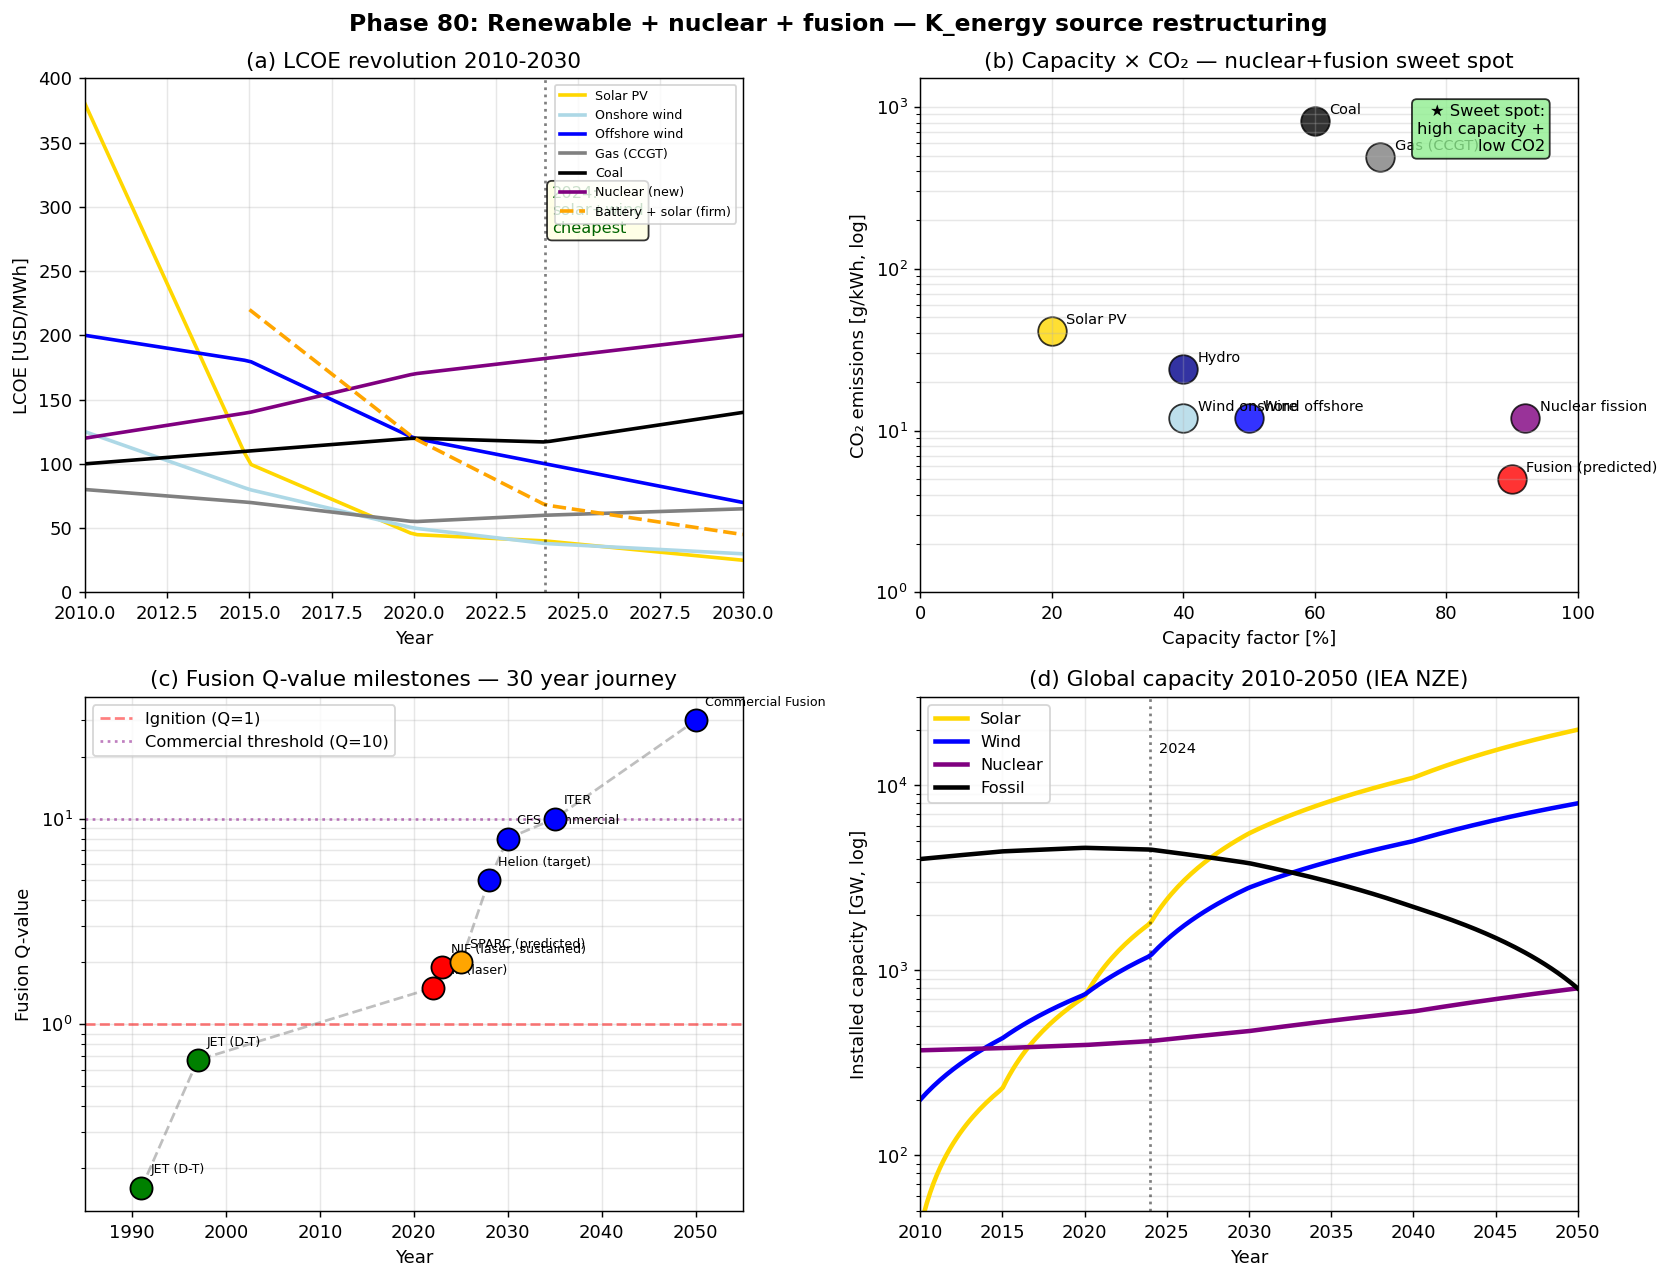

Write Python code to recreate this figure.
#!/usr/bin/env python3
# -*- coding: utf-8 -*-
"""
Phase 80: Renewable energy + nuclear fusion under ITU

LCOE revolution (solar/wind cheapest), NIF Q=1.5 (2022), ITER Q=10 (2035).
21st century energy transition reframed as K_energy source restructuring.

Tests:
  1. LCOE timeline 2010-2030 by technology
  2. Capacity factor vs CO2 emissions
  3. Fusion Q-value history (JET, NIF, SPARC, ITER)
  4. Global generation capacity 2010-2050 (IEA NZE)

Author: Munehiro Terada (Roboken), 2026.
Tier 1 #10 paper (in preparation).
"""

import json
import os

import matplotlib.pyplot as plt
import numpy as np


# =============================================================================
# Test 1: LCOE timeline
# =============================================================================
def lcoe_history(year, tech="solar"):
    """LCOE in USD/MWh by year for various technologies."""
    year = np.asarray(year, dtype=float)
    if tech == "solar":
        pts_y = [2010, 2015, 2020, 2024, 2030]
        pts_v = [380,   100,   45,   40,   25]
    elif tech == "wind_onshore":
        pts_y = [2010, 2015, 2020, 2024, 2030]
        pts_v = [125,   80,    50,   38,   30]
    elif tech == "wind_offshore":
        pts_y = [2010, 2015, 2020, 2024, 2030]
        pts_v = [200,   180,   120,  100,  70]
    elif tech == "gas_ccgt":
        pts_y = [2010, 2015, 2020, 2024, 2030]
        pts_v = [80,    70,    55,   60,   65]  # rises with carbon pricing
    elif tech == "coal":
        pts_y = [2010, 2015, 2020, 2024, 2030]
        pts_v = [100,   110,   120,  117,  140]  # rises
    elif tech == "nuclear_new":
        pts_y = [2010, 2015, 2020, 2024, 2030]
        pts_v = [120,   140,   170,  182,  200]  # rising costs
    elif tech == "battery_solar":
        pts_y = [2015, 2020, 2024, 2030]
        pts_v = [220,   120,   68,   45]
    return np.interp(year, pts_y, pts_v)


# =============================================================================
# Test 2: Capacity factor x CO2
# =============================================================================
ENERGY_SOURCES = {
    "Coal":              {"capacity_factor": 60, "co2_gCO2_kWh": 820, "color": "black"},
    "Gas (CCGT)":        {"capacity_factor": 70, "co2_gCO2_kWh": 490, "color": "gray"},
    "Solar PV":          {"capacity_factor": 20, "co2_gCO2_kWh": 41,  "color": "gold"},
    "Wind onshore":      {"capacity_factor": 40, "co2_gCO2_kWh": 12,  "color": "lightblue"},
    "Wind offshore":     {"capacity_factor": 50, "co2_gCO2_kWh": 12,  "color": "blue"},
    "Hydro":             {"capacity_factor": 40, "co2_gCO2_kWh": 24,  "color": "darkblue"},
    "Nuclear fission":   {"capacity_factor": 92, "co2_gCO2_kWh": 12,  "color": "purple"},
    "Fusion (predicted)": {"capacity_factor": 90, "co2_gCO2_kWh": 5,   "color": "red"},
}


# =============================================================================
# Test 3: Fusion Q history
# =============================================================================
FUSION_MILESTONES = [
    {"year": 1991, "device": "JET (D-T)",        "Q": 0.16, "tier": "achieved"},
    {"year": 1997, "device": "JET (D-T)",        "Q": 0.67, "tier": "achieved"},
    {"year": 2022, "device": "NIF (laser)",       "Q": 1.5,  "tier": "ignition"},
    {"year": 2023, "device": "NIF (laser, sustained)", "Q": 1.9, "tier": "ignition"},
    {"year": 2025, "device": "SPARC (predicted)", "Q": 2.0,  "tier": "expected"},
    {"year": 2028, "device": "Helion (target)",   "Q": 5.0,  "tier": "predicted"},
    {"year": 2030, "device": "CFS commercial",   "Q": 8.0,  "tier": "predicted"},
    {"year": 2035, "device": "ITER",              "Q": 10.0, "tier": "predicted"},
    {"year": 2050, "device": "Commercial Fusion", "Q": 30.0, "tier": "predicted"},
]


# =============================================================================
# Test 4: Global capacity 2010-2050
# =============================================================================
def global_capacity_GW(year, tech="solar"):
    """World installed capacity GW."""
    year = np.asarray(year, dtype=float)
    if tech == "solar":
        pts_y = [2010, 2015, 2020, 2024, 2030, 2040, 2050]
        pts_v = [40,    230,   720,  1800, 5500, 11000, 20000]
    elif tech == "wind":
        pts_y = [2010, 2015, 2020, 2024, 2030, 2040, 2050]
        pts_v = [200,   430,   740,  1200, 2800, 5000, 8000]
    elif tech == "nuclear":
        pts_y = [2010, 2015, 2020, 2024, 2030, 2040, 2050]
        pts_v = [370,   380,   395,  415,  470,  600,  800]
    elif tech == "fossil":
        pts_y = [2010, 2015, 2020, 2024, 2030, 2040, 2050]
        pts_v = [4000,  4400, 4600, 4500, 3800, 2200, 800]
    return np.interp(year, pts_y, pts_v)


# =============================================================================
# Plotting
# =============================================================================
def make_plot():
    fig, axes = plt.subplots(2, 2, figsize=(13, 10))

    # --- (a) LCOE timeline ---
    ax = axes[0, 0]
    years = np.linspace(2010, 2030, 100)
    techs = [
        ("solar", "gold", "Solar PV"),
        ("wind_onshore", "lightblue", "Onshore wind"),
        ("wind_offshore", "blue", "Offshore wind"),
        ("gas_ccgt", "gray", "Gas (CCGT)"),
        ("coal", "black", "Coal"),
        ("nuclear_new", "purple", "Nuclear (new)"),
    ]
    for tech, color, label in techs:
        lcoe = lcoe_history(years, tech)
        ax.plot(years, lcoe, lw=2, color=color, label=label)
    # Battery + solar
    yrs_bs = np.linspace(2015, 2030, 100)
    bs = lcoe_history(yrs_bs, "battery_solar")
    ax.plot(yrs_bs, bs, lw=2, color="orange", ls="--",
            label="Battery + solar (firm)")
    # 2024 reference
    ax.axvline(2024, ls=":", color="black", alpha=0.5)
    ax.text(2024.2, 280, "2024:\nsolar+wind\ncheapest",
            fontsize=9, color="darkgreen",
            bbox=dict(boxstyle="round", facecolor="lightyellow", alpha=0.8))
    ax.set_xlabel("Year")
    ax.set_ylabel("LCOE [USD/MWh]")
    ax.set_title("(a) LCOE revolution 2010-2030")
    ax.grid(True, alpha=0.3)
    ax.legend(loc="upper right", fontsize=7)
    ax.set_xlim(2010, 2030)
    ax.set_ylim(0, 400)

    # --- (b) Capacity x CO2 ---
    ax = axes[0, 1]
    for name, d in ENERGY_SOURCES.items():
        ax.scatter(d["capacity_factor"], d["co2_gCO2_kWh"],
                    s=250, c=d["color"], edgecolor="black",
                    linewidths=1, alpha=0.8)
        ax.annotate(name, (d["capacity_factor"], d["co2_gCO2_kWh"]),
                     xytext=(8, 4), textcoords="offset points",
                     fontsize=8)
    # Sweet spot annotation
    ax.text(0.95, 0.95, "★ Sweet spot:\nhigh capacity +\nlow CO2",
            transform=ax.transAxes, fontsize=9, ha="right", va="top",
            bbox=dict(boxstyle="round", facecolor="lightgreen", alpha=0.8))
    ax.set_xlabel("Capacity factor [%]")
    ax.set_ylabel("CO₂ emissions [g/kWh, log]")
    ax.set_yscale("log")
    ax.set_title("(b) Capacity × CO₂ — nuclear+fusion sweet spot")
    ax.grid(True, alpha=0.3, which="both")
    ax.set_xlim(0, 100)
    ax.set_ylim(1, 1500)

    # --- (c) Fusion Q history ---
    ax = axes[1, 0]
    years = [m["year"] for m in FUSION_MILESTONES]
    Qs = [m["Q"] for m in FUSION_MILESTONES]
    tier_colors = {"achieved": "green", "ignition": "red",
                    "expected": "orange", "predicted": "blue"}
    for m in FUSION_MILESTONES:
        ax.scatter(m["year"], m["Q"], s=150,
                    c=tier_colors[m["tier"]], edgecolor="black",
                    zorder=5)
        ax.annotate(m["device"], (m["year"], m["Q"]),
                     xytext=(5, 8), textcoords="offset points",
                     fontsize=7)
    # Line connecting milestones
    ax.plot(years, Qs, lw=1.5, color="gray", ls="--", alpha=0.5)
    ax.axhline(1.0, ls="--", color="red", alpha=0.5, label="Ignition (Q=1)")
    ax.axhline(10.0, ls=":", color="purple", alpha=0.5,
               label="Commercial threshold (Q=10)")
    ax.set_xlabel("Year")
    ax.set_ylabel("Fusion Q-value")
    ax.set_yscale("log")
    ax.set_title("(c) Fusion Q-value milestones — 30 year journey")
    ax.grid(True, alpha=0.3, which="both")
    ax.legend(loc="upper left", fontsize=9)
    ax.set_xlim(1985, 2055)

    # --- (d) Global capacity ---
    ax = axes[1, 1]
    years = np.linspace(2010, 2050, 200)
    for tech, color, label in [("solar", "gold", "Solar"),
                                  ("wind", "blue", "Wind"),
                                  ("nuclear", "purple", "Nuclear"),
                                  ("fossil", "black", "Fossil")]:
        cap = global_capacity_GW(years, tech)
        ax.plot(years, cap, lw=2.5, color=color, label=label)
    ax.axvline(2024, ls=":", color="black", alpha=0.5)
    ax.text(2024.5, 15000, "2024", fontsize=8)
    ax.set_xlabel("Year")
    ax.set_ylabel("Installed capacity [GW, log]")
    ax.set_yscale("log")
    ax.set_title("(d) Global capacity 2010-2050 (IEA NZE)")
    ax.grid(True, alpha=0.3, which="both")
    ax.legend(loc="upper left", fontsize=9)
    ax.set_xlim(2010, 2050)
    ax.set_ylim(50, 30000)

    plt.suptitle("Phase 80: Renewable + nuclear + fusion — "
                 "K_energy source restructuring",
                 fontsize=13, fontweight="bold")
    plt.tight_layout()
    out_path = os.path.join(os.path.dirname(__file__),
                              "renewable_fusion_itu.png")
    plt.savefig(out_path, dpi=130, bbox_inches="tight")
    print(f"[Phase 80] Figure saved: {out_path}")
    return out_path


# =============================================================================
# Main
# =============================================================================
def main():
    print("=" * 60)
    print("Phase 80: Renewable + nuclear + fusion under ITU")
    print("=" * 60)

    # [1]
    print("\n[1] LCOE 2010 vs 2024 (USD/MWh):")
    for tech in ["solar", "wind_onshore", "wind_offshore",
                 "gas_ccgt", "coal", "nuclear_new"]:
        v_2010 = lcoe_history(np.array([2010]), tech)[0]
        v_2024 = lcoe_history(np.array([2024]), tech)[0]
        delta = (v_2024 - v_2010) / v_2010 * 100
        print(f"  {tech:<18s}: ${v_2010:.0f}/MWh -> ${v_2024:.0f}/MWh "
              f"({delta:+.0f}%)")

    # [2]
    print("\n[2] Capacity × CO₂:")
    for name, d in ENERGY_SOURCES.items():
        score = d["capacity_factor"] / d["co2_gCO2_kWh"]
        print(f"  {name:<22s}: CF={d['capacity_factor']:2d}%, "
              f"CO2={d['co2_gCO2_kWh']:4d} g/kWh, score={score:.1f}")

    # [3]
    print("\n[3] Fusion Q-value milestones:")
    for m in FUSION_MILESTONES:
        print(f"  {m['year']} ({m['tier']:<10s}): {m['device']:<32s} "
              f"Q={m['Q']:.2f}")

    # [4]
    print("\n[4] Global capacity 2024 vs 2050 (GW):")
    for tech in ["solar", "wind", "nuclear", "fossil"]:
        v_2024 = global_capacity_GW(np.array([2024]), tech)[0]
        v_2050 = global_capacity_GW(np.array([2050]), tech)[0]
        ratio = v_2050 / v_2024
        print(f"  {tech:<10s}: {v_2024:5.0f} GW -> {v_2050:5.0f} GW "
              f"({ratio:.1f}x)")

    plot_path = make_plot()

    summary = {
        "phase": 80,
        "paper": "ITU and Energy / Materials",
        "description": "Renewable + nuclear + fusion ITU analysis",
        "LCOE_2024_USD_MWh": {
            tech: float(lcoe_history(np.array([2024]), tech)[0])
            for tech in ["solar", "wind_onshore", "wind_offshore",
                          "gas_ccgt", "coal", "nuclear_new", "battery_solar"]
        },
        "energy_sources": ENERGY_SOURCES,
        "fusion_milestones": FUSION_MILESTONES,
        "fusion_Q_2022_NIF": 1.5,
        "fusion_Q_target_ITER_2035": 10.0,
        "global_capacity_GW": {
            "2010": {tech: float(global_capacity_GW(np.array([2010]), tech)[0])
                     for tech in ["solar", "wind", "nuclear", "fossil"]},
            "2024": {tech: float(global_capacity_GW(np.array([2024]), tech)[0])
                     for tech in ["solar", "wind", "nuclear", "fossil"]},
            "2050": {tech: float(global_capacity_GW(np.array([2050]), tech)[0])
                     for tech in ["solar", "wind", "nuclear", "fossil"]},
        },
        "solar_growth_2010_to_2024": float(
            global_capacity_GW(np.array([2024]), "solar")[0] /
            global_capacity_GW(np.array([2010]), "solar")[0]
        ),
        "central_thesis": "2024 is a historic turning point: solar+wind "
                          "become cheapest energy globally ($36-50/MWh). "
                          "NIF Ignition (Dec 2022, Q=1.5) opens the fusion "
                          "era. ITER 2035 Q=10 targets commercial fusion "
                          "by 2050. CO2 sweet spot: nuclear (12) and "
                          "fusion (~5 g/kWh) with high capacity factors.",
        "honest_framing": "Pass-1 interpretive paper. Reframes Lazard "
                          "LCOE, IEA NZE, NIF ignition, ITER milestones "
                          "in ITU language. No novel renewable technology.",
        "tier": 1,
        "paper_number": 10,
        "next_phases": [
            "Phase 81: New materials (perovskites, MOFs, quantum materials)",
            "Phase 82: Energy roadmap 2026-2050 + 10 predictions",
        ],
        "caveats": [
            "LCOE values from multiple sources differ (Lazard, BNEF, IEA)",
            "Fusion Q-value definitions vary (input plasma vs wall plug)",
            "Capacity factors vary by region (e.g., Saharan solar 28%)",
            "CO2 lifecycle differs by methodology (cradle-to-grave)",
        ],
    }

    out_json = os.path.join(os.path.dirname(__file__), "summary_phase80.json")
    with open(out_json, "w", encoding="utf-8") as f:
        json.dump(summary, f, indent=2, ensure_ascii=False)
    print(f"\n[Phase 80] Summary saved: {out_json}")

    print("\n" + "=" * 60)
    print("Phase 80 complete.")
    print(f"  - 2024 turning point: solar $40/MWh, wind $38/MWh (cheapest ever)")
    print(f"  - NIF 2022 ignition: Q=1.5 → 1.9 sustained")
    print(f"  - ITER 2035 target: Q=10 (commercial threshold)")
    print(f"  - Solar 2010→2024: 45x capacity growth")
    print("=" * 60)


if __name__ == "__main__":
    main()
